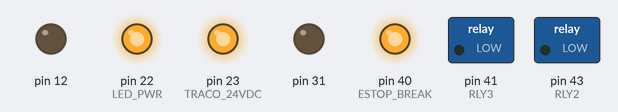
Recording of a sketch running on a simulated Arduino Mega 2560, built with avr-gcc and run on an emulated ATmega2560. On the bench: switched loads named in the sketch (green lamp = pin HIGH), output pins drawn as LEDs (lit = HIGH). Dashed ring = blinking.

Above: at 0.35 s.
Timing chart, 0 to 3.0 s (numbered marks = the images above):
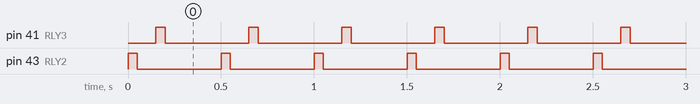

The sketch:

carrierRLYtest.ino
```cpp
#include "refueler.h"
void setup() {
  pinModeSetup();

}

void loop() {
  digitalWrite(RLY2,HIGH);
  delay(50);
  digitalWrite(RLY2,LOW);
  delay(100);
  digitalWrite(RLY3,HIGH);
  delay(50);
  digitalWrite(RLY3,LOW);
  delay(300);


}
void pinModeSetup() {
  // Inputs
  pinMode(DEMAND, INPUT);

  // Power
  pinMode(ESTOP_BREAK, OUTPUT);
  digitalWrite(ESTOP_BREAK, HIGH);

  pinMode(LED_PWR, OUTPUT);
  digitalWrite(LED_PWR, HIGH);
  pinMode(31, OUTPUT);
  digitalWrite(31, 0);
  pinMode(12, OUTPUT);
  digitalWrite(12, 0);
  pinMode(TRACO_24VDC, OUTPUT);
  digitalWrite(TRACO_24VDC, HIGH);

  pinMode(RLY2, OUTPUT);
  digitalWrite(RLY2, LOW);

  pinMode(RLY3, OUTPUT);
  digitalWrite(RLY3, LOW);
}
```

refueler.h
```cpp
#define ACT1_PRESS A10
#define ACT1_POS A9
#define ACT1_CLOCK 38
#define ACT1_CTRL 29
#define ACT1_CW 25
#define ACT1_ENABLE 34
#define ACT1_HALF 32
#define ACT1_HOME 36
#define ACT1_RESET 27
#define ACT1_VREF 44

#define ACT2_PRESS A12
#define ACT2_POS A11
#define ACT2_CLOCK 39
#define ACT2_CTRL 28
#define ACT2_CW 24
#define ACT2_ENABLE 35
#define ACT2_HALF 33
#define ACT2_HOME 37
#define ACT2_RESET 26
#define ACT2_VREF 46

#define ACT3_PRESS A13
#define ACT3_POS
#define ACT3_CLOCK 5
#define ACT3_CTRL 4
#define ACT3_CW 2
#define ACT3_ENABLE 9
#define ACT3_HALF 8
#define ACT3_HOME 11
#define ACT3_RESET 3
#define ACT3_VREF 6

//#define RLY0 47
//#define RLY1 45
#define RLY2 43
#define RLY3 41
#define RLY4 49
#define RLY5 48
#define RLY6
#define RLY7
#define RLY8
#define RLY9
#define RLY10
#define RLY11

#define SS 10  //W5500 CS
#define RST 7  //W5500 RST

#define DEMAND 45
#define OK 47
#define ESTOP_BREAK 40
#define LED_PWR 22
#define TRACO_24VDC 23

#define RE_DE1 12
#define RE_DE3 31
```

Measured:
- by itself, pin 41 (RLY3), pin 43 (RLY2): alternates HIGH for 0.05 s and LOW for 0.45 s
